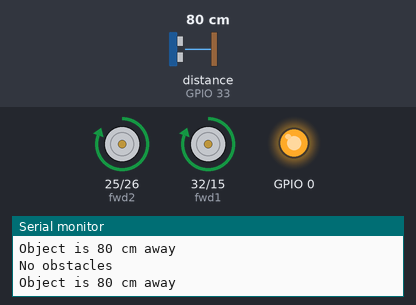
The sketch below on a simulated ESP32. Parts: motor-driver pin pairs drawn as motors (green arrow = first pin HIGH = forward, orange = second pin HIGH = backward, longer = more drive), output pins drawn as LEDs (lit = HIGH), the last lines printed to the serial monitor. Wiring (inferred from the names in the program): ultrasonic range finder: trigger GPIO 27; echo GPIO 33. Inputs (shaded band) come from the test bench; at power-on: distance to the obstacle (sensor on GPIO 33) 80 cm. The echo pulse lasts 58.3 µs per cm; pins used as bus, display or sensor lines are not drawn.

Above: at 2.8 s.
2.9 s: distance to the obstacle (sensor on GPIO 33) set to 11 cm
4.4 s: distance to the obstacle (sensor on GPIO 33) set to 8 cm
At 5.5 s:
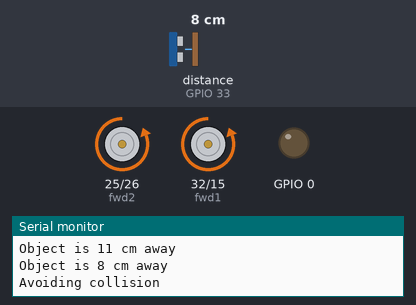
8.5 s: distance to the obstacle (sensor on GPIO 33) set to 250 cm
At 10.7 s:
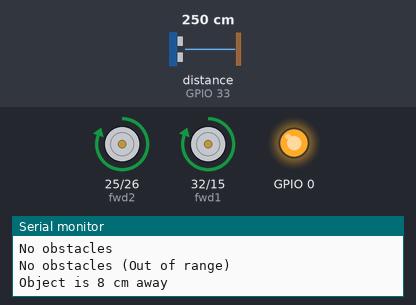
11.5 s: distance to the obstacle (sensor on GPIO 33) set to 2 cm
At 14.5 s:
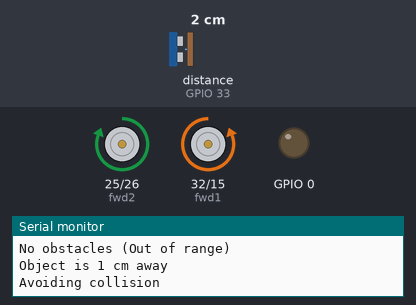
15.5 s: distance to the obstacle (sensor on GPIO 33) set to 18 cm
At 17.4 s:
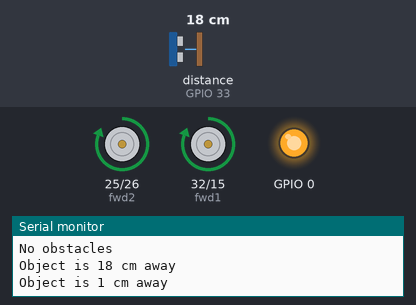
Timing chart, 0 to 18.9 s (numbered marks = the images above; inputs shaded):
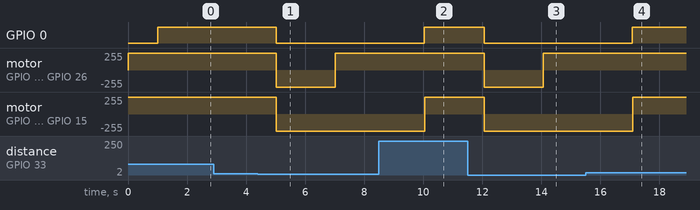

The sketch:

collisionAvoidance.ino
```cpp
/*
HC-SR04 Ping distance sensor]
VCC to arduino 5v GND to arduino GND
Echo to Arduino pin 13 Trig to Arduino pin 12
Red POS to Arduino pin 11
Green POS to Arduino pin 10
560 ohm resistor to both LED NEG and GRD power rail
More info at: http://goo.gl/kJ8Gl
Original code improvements to the Ping sketch sourced from Trollmaker.com
Some code and wiring inspired by http://en.wikiversity.org/wiki/User:Dstaub/robotcar
*/

//#define trigPin 27   //%% change here depending on your wiring
//#define echoPin 33   //%% change here depending on your wiring
//#define trigPin 15   //%% change here depending on your wiring
//#define echoPin 32   //%% change here depending on your wiring
int led;
int led2;
int trigPin1 = 27;
int echoPin1 = 33;
int trigPin2 = 12;
int echoPin2 = 13;
  // MOTOR 1
  const int bwd1 = 15;    //Choose your digital IO pins as appropriate to your board.
  const int fwd1 = 32;
  // MOTOR 2
  const int bwd2 = 26;    //Choose your digital IO pins as appropriate to your board.
  const int fwd2 = 25;
  //Turning parameters
  const int turningTime = 3000; // in milliseconds. This is 3 seconds.
  const int oneYardTime = 10000; // 10 seconds


void setup() {
  Serial.begin (9600);
  pinMode(trigPin1, OUTPUT);
  pinMode(echoPin1, INPUT);
  pinMode(led, OUTPUT);
  pinMode(led2, OUTPUT);
    pinMode(fwd1, OUTPUT); //set pin  as an output pin.
    pinMode(bwd1, OUTPUT); //set pin   as an output pin.
    pinMode(fwd2, OUTPUT); //set pin  as an output pin.
    pinMode(bwd2, OUTPUT); //set pin   as an output pin.
}

void loop() {
    // MOVE FORWARD
  digitalWrite(fwd1, HIGH);  //  Turn off forward input.
  digitalWrite(bwd1, LOW);   // Turn on motor backwards.
  digitalWrite(fwd2, HIGH);  //  Turn off forward input.
  digitalWrite(bwd2, LOW);   // Turn on motor backwards.
  delay(1000);
  CheckForCollision(trigPin1, echoPin1);
//  CheckForCollision(trigPin2, echoPin2);

}

void CheckForCollision(int trigPin, int echoPin) {
  long duration, distance;
  digitalWrite(trigPin, LOW);
  delayMicroseconds(2);
  digitalWrite(trigPin, HIGH);
//  delayMicroseconds(10);
delayMicroseconds(100);
  digitalWrite(trigPin, LOW);
  duration = pulseIn(echoPin, HIGH);
  distance = (duration/2) / 29.1;
  Serial.print("Object is ");
  Serial.print(distance);
  Serial.println(" cm away");
  if (distance < 10 && distance != 0) {
    digitalWrite(led,HIGH);           // If about to collide. turn LED lights RED ON.
    digitalWrite(led2,LOW);
    Serial.println("Avoiding collision");
    avoidCollision(trigPin, echoPin);
}
  else {
    digitalWrite(led,LOW);
    digitalWrite(led2,HIGH);
    Serial.println("No obstacles");
  }
  if (distance >= 200 || distance <= 0){
    Serial.println("No obstacles (Out of range)");   // If nothing is in the way. turn LED ligths GREEN ON.
  }
  else {
    Serial.print("Object is ");
    Serial.print(distance);           // If close to object but not about to collide. turn LED lights WHITE ON.
    Serial.println(" cm away");
  }
  // delay(500);
}


void avoidCollision(int trigPin, int echoPin) {
    // MOVE BACKWARD
  digitalWrite(bwd1, HIGH);  //  Turn off backward input.
  digitalWrite(fwd1, LOW);   // Turn on motor forward.
  digitalWrite(bwd2, HIGH);  //  Turn off backward input.
  digitalWrite(fwd2, LOW);   // Turn on motor forward.
   delay(2000);

     // TURN LEFT
  digitalWrite(bwd1, HIGH);  //  Turn off backward input.
  digitalWrite(fwd1, LOW);   // Turn on motor forward.
  digitalWrite(bwd2, LOW);  //  Turn off backward input.
  digitalWrite(fwd2, HIGH);   // Turn off motor forward.
   delay(turningTime);

     //  CHECK FOR COLLISIONS
   CheckForCollision(trigPin, echoPin);
}
```

Measured:
- the behaviour switches between 10 and 9 cm on distance to the obstacle (sensor on GPIO 33) (found by bisection; images 0 and 1)
- after the input at 4.4 s, GPIO 0: HIGH → LOW after 0.62 s; motor on GPIO 25 (fwd2) / GPIO 26 (bwd2): forward 255/255 → backward 255/255 after 0.62 s, → forward 255/255 2.0 s later; motor on GPIO 32 (fwd1) / GPIO 15 (bwd1): forward 255/255 → backward 255/255 after 0.62 s
- after the input at 8.5 s, GPIO 0: LOW → HIGH after 1.5 s; motor on GPIO 25 (fwd2) / GPIO 26 (bwd2): stays forward 255/255 (without the input it goes to backward 255/255 after 1.5 s); motor on GPIO 32 (fwd1) / GPIO 15 (bwd1): backward 255/255 → forward 255/255 after 1.6 s
- after the input at 11.5 s, GPIO 0: HIGH → LOW after 0.57 s; motor on GPIO 25 (fwd2) / GPIO 26 (bwd2): forward 255/255 → backward 255/255 after 0.57 s, → forward 255/255 2.0 s later; motor on GPIO 32 (fwd1) / GPIO 15 (bwd1): forward 255/255 → backward 255/255 after 0.57 s
- after the input at 15.5 s, GPIO 0: LOW → HIGH after 1.6 s; motor on GPIO 25 (fwd2) / GPIO 26 (bwd2): stays forward 255/255 (without the input it goes to backward 255/255 after 1.6 s); motor on GPIO 32 (fwd1) / GPIO 15 (bwd1): backward 255/255 → forward 255/255 after 1.6 s
